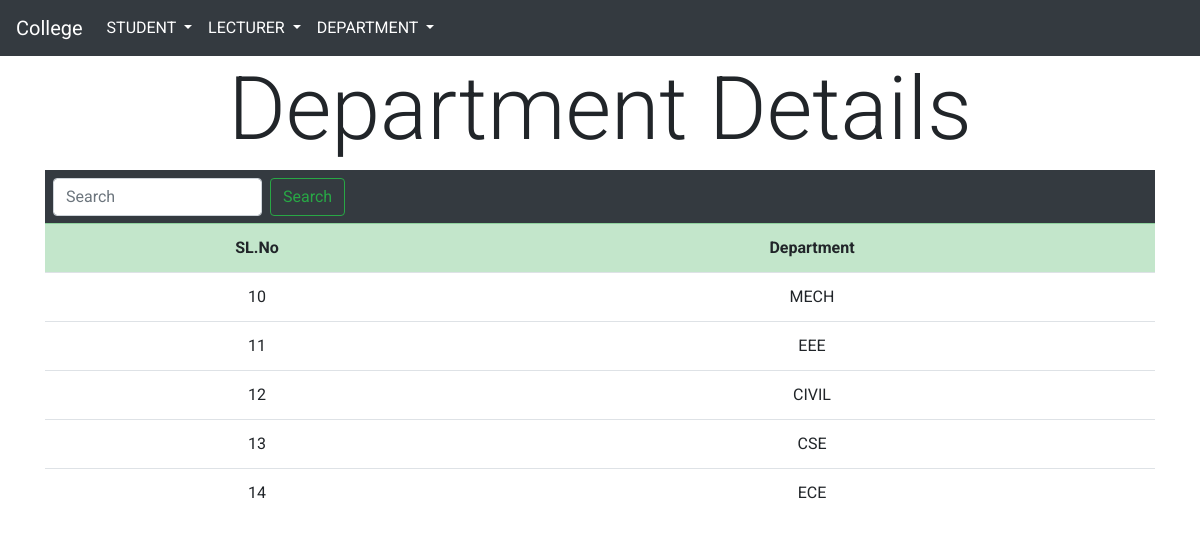
Page /deptList/ on the committed database.
### Relationsapp/models.py (models this page shows, shortened)
class Departmentbranch(models.Model):
    branch = models.CharField(max_length=150)

### Relationsapp/views.py (the view)
# urls.py: path('deptList/',DeptList.as_view(),name='deptList'),
class DeptList(ListView):
    model = Departmentbranch
    context_object_name='deplist'
    template_name='Department/deplist.html'

### templates/Department/deplist.html (shortened to what this page needs)
{% extends 'base.html' %} {% block content %}
<div class="container">
  <h3 class="display-2 text-center">Department Details</h3>
  <form class="form-inline my-2 my-lg-0 bg-dark p-2" method='get' action="{% url 'Relationsapp:depresult' %}"
          />
          <input
            class="form-control mr-sm-2 "
            type="search"
            placeholder="Search"
            aria-label="Search"
            name="dep_branch"
            />
          <button class="btn btn-outline-success my-2 my-sm-0" type="submit">
            Search
          </button>
  <table class="table table-hover">
    <tbody class="table table-striped table-hover">
      <tr class="table-success text-center">
        <th>SL.No</td>
        <th>Department</th>
      </tr>
      {% for data in deplist %}
      <tr class="text-center">
        <td>{{ data.id}}</td>
        <td>{{data.branch}}</td>
      </tr>
      {% endfor %}
    </tbody>
  </table>
</div>
{% endblock %}

### templates/base.html (style rules this page uses)
body { font-family: 'Roboto', sans-serif; }

### rows in the picture
Departmentbranch: id "10", branch "MECH"
Departmentbranch: id "11", branch "EEE"
Departmentbranch: id "12", branch "CIVIL"
Departmentbranch: id "13", branch "CSE"
Departmentbranch: id "14", branch "ECE"
